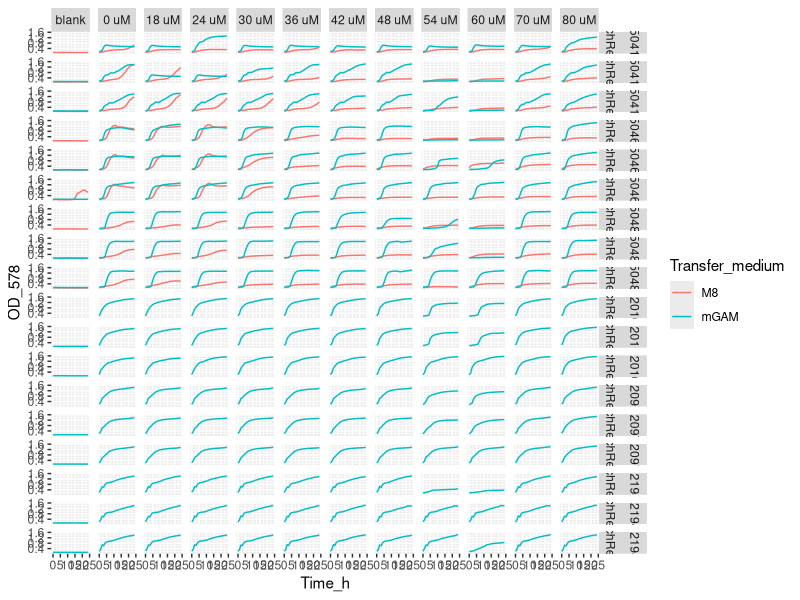
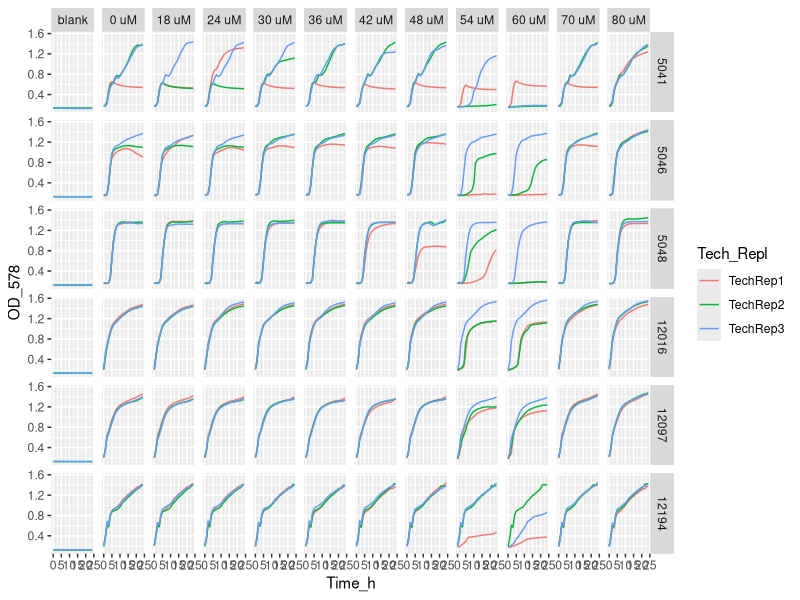
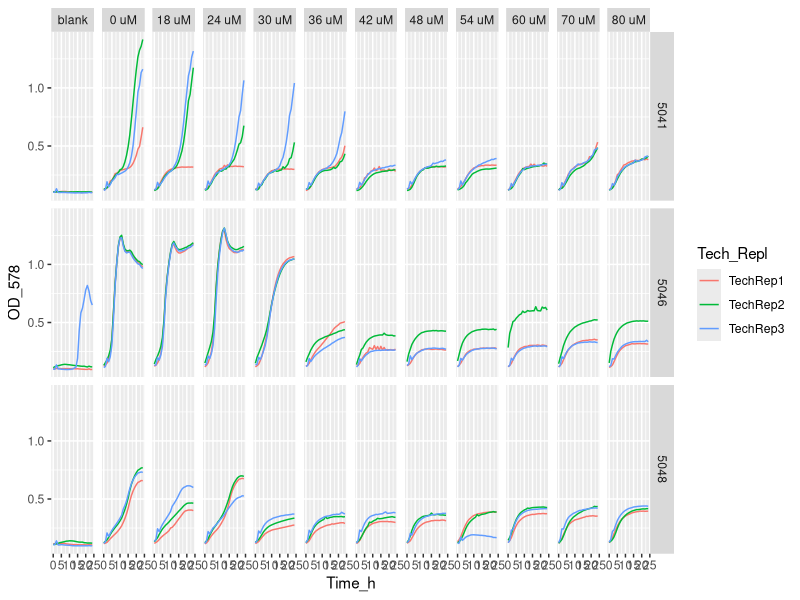
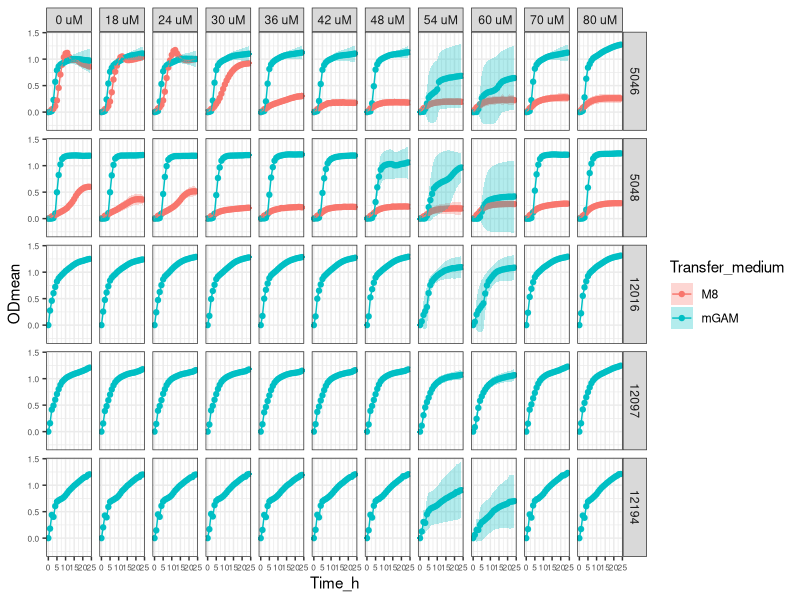

Write the R code that produced these figures, in order.
setwd("~/ITQB/Plate readings/Exp5_6plates_02112023")

library(tidyverse)

library(readxl)
Exp5 <- Exp5_6plates_02112023_final <- read_excel("Exp5_6plates_02112023_final_final.xlsx")
View(Exp5) 

Exp5_v1 <- Exp5 %>%
  pivot_longer(names_to = "Condition", values_to = "OD_578", cols = -Time_h)
Exp5_v1
View(Exp5_v1)


Exp5_v2 <- separate(Exp5_v1, Condition, 
                    c("Strain",
                      "Transfer_medium",
                      "Zn_condition", 
                      "Tech_Repl",
                      "Biol_Repl",
                      "TPEN_conc",
                      "Well_number"), 
                    sep = "_", remove = FALSE,
                    convert = FALSE)
View(Exp5_v2)

Exp5_v2$OD_578 <- as.numeric (Exp5_v2$OD_578) #Because OD_578 values are character

Exp5_v2$TPEN_conc <- factor(Exp5_v2$TPEN_conc, levels = c("ctrTPENcells",
                                                          "ctrTPEN",
                                                          "3.6",
                                                          "4.8",
                                                          "6",
                                                          "7.2",
                                                          "8.4",
                                                          "9.6",
                                                          "10.8",
                                                          "12",
                                                          "14",
                                                          "16"))

Exp5_v2 <- Exp5_v2 %>% mutate(TPEN_conc = recode (TPEN_conc,
                                                  "ctrTPENcells" = "blank" ,
                                                  "ctrTPEN" = "0 uM",
                                                  "3.6"= "18 uM",
                                                  "4.8"= "24 uM",
                                                  "6" = "30 uM",
                                                  "7.2" = "36 uM",
                                                  "8.4" = "42 uM",
                                                  "9.6" = "48 uM",
                                                  "10.8" = "54 uM",
                                                  "12" = " 60 uM",
                                                  "14" = "70 uM",
                                                  "16" = "80 uM"))

Exp5_v2$Strain <- factor(Exp5_v2$Strain, levels = c("5041", 
                                                    "5046",
                                                    "5048",
                                                    "12016",
                                                    "12097",
                                                    "12194"                                                
))

Exp5_v2 %>%
  ggplot(aes(x= Time_h, y=OD_578, color = Transfer_medium)) +
  geom_line() +
  facet_grid (Strain + Tech_Repl~ TPEN_conc)

Exp5_v2 %>% filter (Transfer_medium == "mGAM") %>%
  ggplot(aes(x= Time_h, y=OD_578, color = Tech_Repl)) +
  geom_line() +
  facet_grid (Strain ~ TPEN_conc)

Exp5_v2 %>% filter (Transfer_medium == "M8") %>%
  ggplot(aes(x= Time_h, y=OD_578, color = Tech_Repl)) +
  geom_line() +
  facet_grid (Strain ~ TPEN_conc)


Exp5_v3<- Exp5_v2 %>% group_by(Strain, Transfer_medium, Zn_condition, Tech_Repl, Biol_Repl, Well_number) %>%
  mutate(blank = Time_h ==0)

View(Exp5_v3)

Exp5_v4 <- Exp5_v3 %>%
  group_by(Strain, Transfer_medium, Zn_condition, Tech_Repl, Biol_Repl, Well_number) %>%
  mutate(OD = OD_578 - OD_578[blank]) %>%
  ungroup()


View(Exp5_v4)

#Obtain the mean and sd
Exp5_v5 <- Exp5_v4 %>% group_by(Time_h, Strain, Transfer_medium, TPEN_conc) %>%
  summarise(ODmean = mean(OD), sdOD = sd(OD), n())

Exp5_v5$Strain <- factor(Exp5_v5$Strain, levels = c("5041", 
                                                    "5046",
                                                    "5048",
                                                    "12016",
                                                    "12097",
                                                    "12194"                         
))


Exp5_v5 <- Exp5_v5 %>% mutate(TPEN_conc = recode (TPEN_conc,
                                                  "ctrTPEN" = "blank" ,
                                                  "ctrTPENcells" = "0 uM",
                                                  "3.6"= "18 uM",
                                                  "4.8"= "24 uM",
                                                  "6" = "30 uM",
                                                  "7.2" = "36 uM",
                                                  "8.4" = "42 uM",
                                                  "9.6" = "48 uM",
                                                  "10.8" = "54 uM",
                                                  "12" = " 60 uM",
                                                  "14" = "70 uM",
                                                  "16" = "80 uM"))


# stocks conc / 0.001(mM --> uM) / d.f (=2)--> conc TPEN (now in the table)

# Exp5_v5  %>% filter (Transfer_medium == "mGAM") %>%
#   ggplot(aes(x = Time_h,
#              y = ODmean,
#              color = Transfer_medium
#   )) +
#   geom_point() + 
#   geom_line() +
#   geom_ribbon(aes(ymin=ODmean-sdOD, ymax=ODmean+sdOD, fill = Transfer_medium), 
#               alpha = 0.3, colour = NA) + 
#   facet_grid (Strain ~ TPEN_conc) +
#   theme_bw()
# 
# Exp5_v5  %>% filter (Transfer_medium == "M8") %>%
#   ggplot(aes(x = Time_h,
#              y = ODmean,
#              color = Transfer_medium
#   )) +
#   geom_point() + 
#   geom_line() +
#   geom_ribbon(aes(ymin=ODmean-sdOD, ymax=ODmean+sdOD, fill = Transfer_medium), 
#               alpha = 0.3, colour = NA) + 
#   facet_grid (Strain ~ TPEN_conc) +
#   theme_bw()

Exp5_v5_filtered <- Exp5_v5 %>% 
  filter(Strain != "5041",
         TPEN_conc != "blank")

Exp5_v5_filtered  %>% 
  ggplot(aes(x = Time_h,
             y = ODmean,
             color = Transfer_medium
  )) +
  geom_point() + 
  geom_line() +
  geom_ribbon(aes(ymin=ODmean-sdOD, ymax=ODmean+sdOD, fill = Transfer_medium), 
              alpha = 0.3, colour = NA) + 
  facet_grid (Strain ~ TPEN_conc) +
  theme_bw() + 
  theme(
    axis.text = element_text(size = 6)  # Decrease the size of the numbers on the axes
  )
